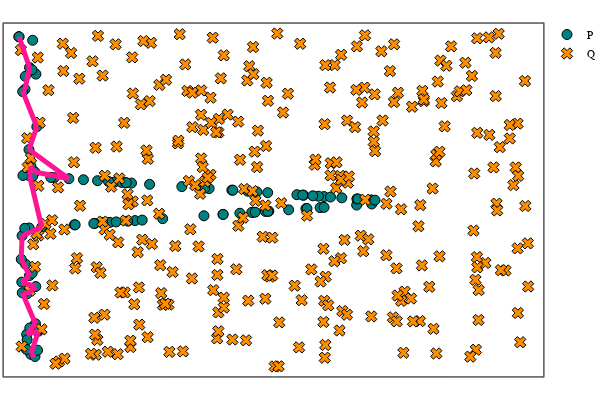

The cell this chart's notebook holds for it:
### Markdown cell above
Plot cycle reps of the Witness bars

### Code cell
cr = get_Witness_cyclerep(W_P, class_num = 7);
# plot
plot_cycle_square_torus(P_2d, Q_2d, cycle = cr, cycle_loc = "P")

### Figure 1 — Plotly figure (JSON) as saved in the notebook; plotly's stock layout.template omitted (floating-point values rounded to 4 significant figures; data arrays with more than 128 entries replaced by an {"elided": "..."} marker saying what was removed)
{"data": [{"colorbar": {"title": ""}, "legendgroup": "P", "marker": {"color": "rgba(0, 129, 129, 1.000)", "line": {"color": "rgba(0, 0, 0, 1.000)", "width": 1}, "size": 10, "symbol": "circle"}, "mode": "markers", "name": "P", "showlegend": true, "type": "scatter", "x": [0.08318, 0.1381, 1.78, 0.04963, 0.1041, 0.139, 3.088, 0.2174, 0.08658, 0.1545, 0.04746, 0.2064, 0.1097, 0.238, 1.044, 2.891, 0.6925, 0.2126, 0.1326, 0.1703, 0.05501, 0.09112, 0.2291, 0.03731, 0.2499, 0.1778, 3.074, 0.2304, 0.1001, 0.1425, 1.439, 0.2164, 0.1101, 3.332, 0.1712, 0.04405, 0.1572, 0.2055, 0.007793, 0.009939, 2.248, 2.523, 1.348, 0.1351, 0.08021, 2.016, 3.72, 2.828, 3.767, 3.987, 3.517, 2.288, 3.046, 3.848, 0.6239, 0.2895, 1.129, 0.1396, 2.632, 1.206, 4.348, 0.4432, 2.877, 2.525, 0.9448, 4.17, 0.05817, 1.19, 3.075, 1.042, 1.528, 4.356, 2.352, 0.1782, 3.545, 2.298, 0.7015, 2.645, 3.558, 2.941, 1.396, 3.698, 0.931, 0.4021, 4.395, 1.618, 3.434, 4.173, 2.731, 0.8037, 1.275, 1.113, 3.506, 3.63, 1.324, 0.9771, 2.919, 1.331, 3.768, 4.186], "xaxis": "x1", "y": [5.242, 1.771, 2.83, 1.448, 0.6731, 5.646, 2.969, 5.525, 5.483, 0.3019, 2.513, 0.2606, 0.5714, 0.3788, 2.752, 2.948, 2.715, 0.8725, 4.118, 5.605, 5.199, 1.98, 4.545, 2.074, 0.7335, 6.155, 3.315, 0.7349, 0.3942, 0.7935, 2.794, 1.565, 1.43, 2.995, 1.814, 1.648, 3.807, 3.699, 6.222, 6.222, 3.403, 2.909, 2.785, 2.656, 2.65, 3.428, 3.036, 3.342, 3.242, 3.219, 3.268, 2.884, 2.965, 3.233, 3.575, 2.672, 2.761, 3.627, 3.362, 2.77, 3.18, 3.595, 2.947, 2.909, 2.742, 3.084, 3.635, 3.515, 2.968, 2.752, 2.804, 3.104, 3.392, 3.623, 3.018, 3.398, 2.716, 3.361, 3.019, 3.33, 3.494, 3.249, 2.74, 3.599, 3.175, 3.47, 3.277, 3.199, 2.931, 3.556, 3.506, 3.524, 3.27, 3.256, 3.501, 3.538, 2.951, 3.5, 3.041, 3.197], "yaxis": "y1", "zmax": null, "zmin": null}, {"colorbar": {"title": ""}, "legendgroup": "Q", "marker": {"color": "rgba(255, 141, 0, 1.000)", "line": {"color": "rgba(0, 0, 0, 1.000)", "width": 1}, "size": 10, "symbol": "x"}, "mode": "markers", "name": "Q", "showlegend": true, "type": "scatter", "x": {"elided": "300 float values"}, "xaxis": "x1", "y": {"elided": "300 float values"}, "yaxis": "y1", "zmax": null, "zmin": null}, {"colorbar": {"title": ""}, "legendgroup": "", "line": {"color": "rgba(255, 20, 147, 1.000)", "dash": "solid", "shape": "linear", "width": 5}, "mode": "lines", "name": "", "showlegend": false, "type": "scatter", "x": [0.007793, 0.009939], "xaxis": "x1", "y": [6.222, 6.222], "yaxis": "y1", "zmax": null, "zmin": null}, {"colorbar": {"title": ""}, "legendgroup": "", "line": {"color": "rgba(255, 20, 147, 1.000)", "dash": "solid", "shape": "linear", "width": 5}, "mode": "lines", "name": "", "showlegend": false, "type": "scatter", "x": [0.08318, 0.05501], "xaxis": "x1", "y": [5.242, 5.199], "yaxis": "y1", "zmax": null, "zmin": null}, {"colorbar": {"title": ""}, "legendgroup": "", "line": {"color": "rgba(255, 20, 147, 1.000)", "dash": "solid", "shape": "linear", "width": 5}, "mode": "lines", "name": "", "showlegend": false, "type": "scatter", "x": [0.1381, 0.04405], "xaxis": "x1", "y": [1.771, 1.648], "yaxis": "y1", "zmax": null, "zmin": null}, {"colorbar": {"title": ""}, "legendgroup": "", "line": {"color": "rgba(255, 20, 147, 1.000)", "dash": "solid", "shape": "linear", "width": 5}, "mode": "lines", "name": "", "showlegend": false, "type": "scatter", "x": [0.1545, 0.2064], "xaxis": "x1", "y": [0.3019, 0.2606], "yaxis": "y1", "zmax": null, "zmin": null}, {"colorbar": {"title": ""}, "legendgroup": "", "line": {"color": "rgba(255, 20, 147, 1.000)", "dash": "solid", "shape": "linear", "width": 5}, "mode": "lines", "name": "", "showlegend": false, "type": "scatter", "x": [0.2164, 0.1101], "xaxis": "x1", "y": [1.565, 1.43], "yaxis": "y1", "zmax": null, "zmin": null}, {"colorbar": {"title": ""}, "legendgroup": "", "line": {"color": "rgba(255, 20, 147, 1.000)", "dash": "solid", "shape": "linear", "width": 5}, "mode": "lines", "name": "", "showlegend": false, "type": "scatter", "x": [0.1041, 0.2126], "xaxis": "x1", "y": [0.6731, 0.8725], "yaxis": "y1", "zmax": null, "zmin": null}, {"colorbar": {"title": ""}, "legendgroup": "", "line": {"color": "rgba(255, 20, 147, 1.000)", "dash": "solid", "shape": "linear", "width": 5}, "mode": "lines", "name": "", "showlegend": false, "type": "scatter", "x": [0.1326, 0.6239], "xaxis": "x1", "y": [4.118, 3.575], "yaxis": "y1", "zmax": null, "zmin": null}, {"colorbar": {"title": ""}, "legendgroup": "", "line": {"color": "rgba(255, 20, 147, 1.000)", "dash": "solid", "shape": "linear", "width": 5}, "mode": "lines", "name": "", "showlegend": false, "type": "scatter", "x": [0.1041, 0.2499], "xaxis": "x1", "y": [0.6731, 0.7335], "yaxis": "y1", "zmax": null, "zmin": null}, {"colorbar": {"title": ""}, "legendgroup": "", "line": {"color": "rgba(255, 20, 147, 1.000)", "dash": "solid", "shape": "linear", "width": 5}, "mode": "lines", "name": "", "showlegend": false, "type": "scatter", "x": [0.05501, 0.2291], "xaxis": "x1", "y": [5.199, 4.545], "yaxis": "y1", "zmax": null, "zmin": null}, {"colorbar": {"title": ""}, "legendgroup": "", "line": {"color": "rgba(255, 20, 147, 1.000)", "dash": "solid", "shape": "linear", "width": 5}, "mode": "lines", "name": "", "showlegend": false, "type": "scatter", "x": [0.1381, 0.03731], "xaxis": "x1", "y": [1.771, 2.074], "yaxis": "y1", "zmax": null, "zmin": null}, {"colorbar": {"title": ""}, "legendgroup": "", "line": {"color": "rgba(255, 20, 147, 1.000)", "dash": "solid", "shape": "linear", "width": 5}, "mode": "lines", "name": "", "showlegend": false, "type": "scatter", "x": [0.2055, 0.6239], "xaxis": "x1", "y": [3.699, 3.575], "yaxis": "y1", "zmax": null, "zmin": null}, {"colorbar": {"title": ""}, "legendgroup": "", "line": {"color": "rgba(255, 20, 147, 1.000)", "dash": "solid", "shape": "linear", "width": 5}, "mode": "lines", "name": "", "showlegend": false, "type": "scatter", "x": [0.1572, 0.2055], "xaxis": "x1", "y": [3.807, 3.699], "yaxis": "y1", "zmax": null, "zmin": null}, {"colorbar": {"title": ""}, "legendgroup": "", "line": {"color": "rgba(255, 20, 147, 1.000)", "dash": "solid", "shape": "linear", "width": 5}, "mode": "lines", "name": "", "showlegend": false, "type": "scatter", "x": [0.08318, 0.139], "xaxis": "x1", "y": [5.242, 5.646], "yaxis": "y1", "zmax": null, "zmin": null}, {"colorbar": {"title": ""}, "legendgroup": "", "line": {"color": "rgba(255, 20, 147, 1.000)", "dash": "solid", "shape": "linear", "width": 5}, "mode": "lines", "name": "", "showlegend": false, "type": "scatter", "x": [0.1572, 0.1396], "xaxis": "x1", "y": [3.807, 3.627], "yaxis": "y1", "zmax": null, "zmin": null}, {"colorbar": {"title": ""}, "legendgroup": "", "line": {"color": "rgba(255, 20, 147, 1.000)", "dash": "solid", "shape": "linear", "width": 5}, "mode": "lines", "name": "", "showlegend": false, "type": "scatter", "x": [0.1545, 0.2499], "xaxis": "x1", "y": [0.3019, 0.7335], "yaxis": "y1", "zmax": null, "zmin": null}, {"colorbar": {"title": ""}, "legendgroup": "", "line": {"color": "rgba(255, 20, 147, 1.000)", "dash": "solid", "shape": "linear", "width": 5}, "mode": "lines", "name": "", "showlegend": false, "type": "scatter", "x": [0.1326, 0.2291], "xaxis": "x1", "y": [4.118, 4.545], "yaxis": "y1", "zmax": null, "zmin": null}, {"colorbar": {"title": ""}, "legendgroup": "", "line": {"color": "rgba(255, 20, 147, 1.000)", "dash": "solid", "shape": "linear", "width": 5}, "mode": "lines", "name": "", "showlegend": false, "type": "scatter", "x": [0.2164, 0.04405], "xaxis": "x1", "y": [1.565, 1.648], "yaxis": "y1", "zmax": null, "zmin": null}, {"colorbar": {"title": ""}, "legendgroup": "", "line": {"color": "rgba(255, 20, 147, 1.000)", "dash": "solid", "shape": "linear", "width": 5}, "mode": "lines", "name": "", "showlegend": false, "type": "scatter", "x": [0.04963, 0.1101], "xaxis": "x1", "y": [1.448, 1.43], "yaxis": "y1", "zmax": null, "zmin": null}, {"colorbar": {"title": ""}, "legendgroup": "", "line": {"color": "rgba(255, 20, 147, 1.000)", "dash": "solid", "shape": "linear", "width": 5}, "mode": "lines", "name": "", "showlegend": false, "type": "scatter", "x": [0.04746, 0.2895], "xaxis": "x1", "y": [2.513, 2.672], "yaxis": "y1", "zmax": null, "zmin": null}, {"colorbar": {"title": ""}, "legendgroup": "", "line": {"color": "rgba(255, 20, 147, 1.000)", "dash": "solid", "shape": "linear", "width": 5}, "mode": "lines", "name": "", "showlegend": false, "type": "scatter", "x": [0.04746, 0.03731], "xaxis": "x1", "y": [2.513, 2.074], "yaxis": "y1", "zmax": null, "zmin": null}, {"colorbar": {"title": ""}, "legendgroup": "", "line": {"color": "rgba(255, 20, 147, 1.000)", "dash": "solid", "shape": "linear", "width": 5}, "mode": "lines", "name": "", "showlegend": false, "type": "scatter", "x": [0.04963, 0.2126], "xaxis": "x1", "y": [1.448, 0.8725], "yaxis": "y1", "zmax": null, "zmin": null}, {"colorbar": {"title": ""}, "legendgroup": "", "line": {"color": "rgba(255, 20, 147, 1.000)", "dash": "solid", "shape": "linear", "width": 5}, "mode": "lines", "name": "", "showlegend": false, "type": "scatter", "x": [0.139, 0.009939], "xaxis": "x1", "y": [5.646, 6.222], "yaxis": "y1", "zmax": null, "zmin": null}, {"colorbar": {"title": ""}, "legendgroup": "", "line": {"color": "rgba(255, 20, 147, 1.000)", "dash": "solid", "shape": "linear", "width": 5}, "mode": "lines", "name": "", "showlegend": false, "type": "scatter", "x": [0.2895, 0.1396], "xaxis": "x1", "y": [2.672, 3.627], "yaxis": "y1", "zmax": null, "zmin": null}], "layout": {"annotations": [], "height": 400, "legend": {"bgcolor": "rgba(255, 255, 255, 1.000)", "bordercolor": "rgba(0, 0, 0, 1.000)", "font": {"color": "rgba(0, 0, 0, 1.000)", "family": "sans-serif", "size": 11}, "tracegroupgap": 0, "x": 1, "y": 1}, "margin": {"b": 20, "l": 0, "r": 0, "t": 20}, "paper_bgcolor": "rgba(255, 255, 255, 1.000)", "plot_bgcolor": "rgba(255, 255, 255, 1.000)", "showlegend": true, "width": 600, "xaxis": {"anchor": "y1", "domain": [0.006562, 0.9934], "gridcolor": "rgba(0, 0, 0, 0.100)", "gridwidth": 0.5, "linecolor": "rgba(0, 0, 0, 1.000)", "mirror": true, "range": [-0.1805, 6.471], "showgrid": true, "showline": true, "showticklabels": true, "tickangle": 0, "tickcolor": "rgb(0, 0, 0)", "tickfont": {"color": "rgba(0, 0, 0, 1.000)", "family": "sans-serif", "size": 11}, "tickmode": "array", "ticks": "inside", "ticktext": [], "tickvals": [], "title": "", "titlefont": {"color": "rgba(0, 0, 0, 1.000)", "family": "sans-serif", "size": 15}, "type": "-", "visible": true, "zeroline": false, "zerolinecolor": "rgba(0, 0, 0, 1.000)"}, "yaxis": {"anchor": "x1", "domain": [0.009843, 0.9902], "gridcolor": "rgba(0, 0, 0, 0.100)", "gridwidth": 0.5, "linecolor": "rgba(0, 0, 0, 1.000)", "mirror": true, "range": [-0.1107, 6.467], "showgrid": true, "showline": true, "showticklabels": true, "tickangle": 0, "tickcolor": "rgb(0, 0, 0)", "tickfont": {"color": "rgba(0, 0, 0, 1.000)", "family": "sans-serif", "size": 11}, "tickmode": "array", "ticks": "inside", "ticktext": [], "tickvals": [], "title": "", "titlefont": {"color": "rgba(0, 0, 0, 1.000)", "family": "sans-serif", "size": 15}, "type": "-", "visible": true, "zeroline": false, "zerolinecolor": "rgba(0, 0, 0, 1.000)"}}}
